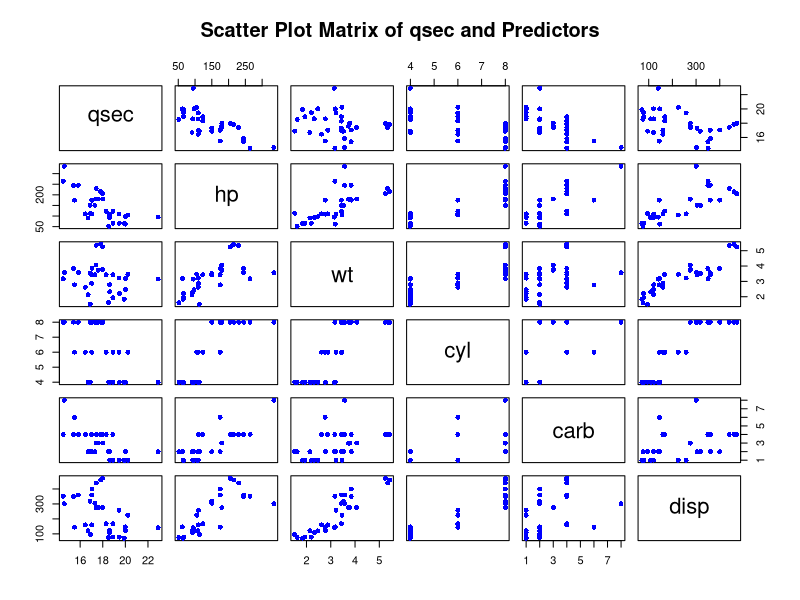

The R source for this figure:
# Name: Irwin Ortega
# Course: MIS446
# Module: 8

# Step 2: Build a multiple linear regression model using the mtcars data set.

# Load the built-in mtcars data set
data(mtcars)
cat("Original mtcars data set dimensions:", dim(mtcars)[1], "rows,", dim(mtcars)[2], "columns\n\n")

# Create a data frame that includes only the specified variables:
# qsec, hp, wt, cyl, carb, and disp
selected_mtcars <- mtcars[, c("qsec", "hp", "wt", "cyl", "carb", "disp")]

# List the variable names in this new data frame.
cat("Variable names in the selected_mtcars data frame:\n")
print(names(selected_mtcars))
cat("\n")

# Using qsec as the dependent variable and the other variables as possible predictors,
# confirm or disconfirm, statistically and visually, that each predictor is linearly related to the dependent variable.

# Statistical confirmation: Calculate correlation between qsec and each predictor
cat("Correlation between qsec and potential predictors:\n")
# We need to calculate correlation for each predictor with qsec
correlation_qsec_hp <- cor(selected_mtcars$qsec, selected_mtcars$hp)
correlation_qsec_wt <- cor(selected_mtcars$qsec, selected_mtcars$wt)
correlation_qsec_cyl <- cor(selected_mtcars$qsec, selected_mtcars$cyl)
correlation_qsec_carb <- cor(selected_mtcars$qsec, selected_mtcars$carb)
correlation_qsec_disp <- cor(selected_mtcars$qsec, selected_mtcars$disp)

cat("qsec vs hp correlation:", round(correlation_qsec_hp, 3), "\n")
cat("qsec vs wt correlation:", round(correlation_qsec_wt, 3), "\n")
cat("qsec vs cyl correlation:", round(correlation_qsec_cyl, 3), "\n")
cat("qsec vs carb correlation:", round(correlation_qsec_carb, 3), "\n")
cat("qsec vs disp correlation:", round(correlation_qsec_disp, 3), "\n\n")


# Visual confirmation: Use pairs() function to display scatter plots for all pairs of variables
# This will show the relationships between qsec and each predictor, and also between predictors.
# We'll plot qsec against hp, wt, cyl, carb, and disp.
# Set a margin to ensure plot labels are visible
par(mar = c(5, 4, 4, 2) + 0.1) # Default margins are c(5, 4, 4, 2) + 0.1
pairs(selected_mtcars,
      main = "Scatter Plot Matrix of qsec and Predictors",
      pch = 16, # Solid circles for points
      col = "blue") # Blue color for points

# Build a multiple linear regression model using qsec as the dependent variable
# and hp, wt, cyl, carb, and disp variables as its predictors.
# The '.' in the formula means "use all other variables in the data frame as predictors"
# since we've already subsetted 'selected_mtcars' to only include our desired variables.
full_regression_model <- lm(qsec ~ ., data = selected_mtcars)

# Explore the resulting multiple linear regression model using summary()
cat("Summary of the first (full) multiple linear regression model:\n")
summary(full_regression_model)


# Step 3: Print current date and time and username
cat("\n--- Starting Second Model and Predictions ---\n")
print(Sys.time())
print(Sys.getenv("earth wind"))
cat("\n")


# Step 4: Refine the regression modeling and predict qsec values

# Build a second multiple linear regression model using qsec as the dependent variable
# and only the three most significant predictors as identified in the first model.
# Based on the p-values from the summary of 'full_regression_model',
# the three most significant predictors are typically those with the lowest p-values.
# From the problem hint, these are wt, carb, and disp.
second_regression_model <- lm(qsec ~ wt + carb + disp, data = selected_mtcars)

# Explore the resulting second multiple linear regression model.
cat("Summary of the second (refined) multiple linear regression model:\n")
summary(second_regression_model)

# Using your second multiple regression model, predict values of the qsec variable
# for the given new observations.
new_observations <- data.frame(
  wt = c(2, 3, 4, 5),
  carb = c(2, 4, 4, 6),
  disp = c(100, 200, 300, 400)
)

# Predict qsec values for the new observations
predicted_qsec_values <- predict(second_regression_model, newdata = new_observations)

# Display the new observations along with their predicted qsec values
cat("\nPredicted qsec values for new observations:\n")
predicted_df <- data.frame(new_observations, Predicted_qsec = predicted_qsec_values)
print(predicted_df)


# Step 5: Print current date and time and username after calculations
cat("\n--- All Calculations and Plots Completed ---\n")
print(Sys.time())
print(Sys.getenv("earth wind"))
